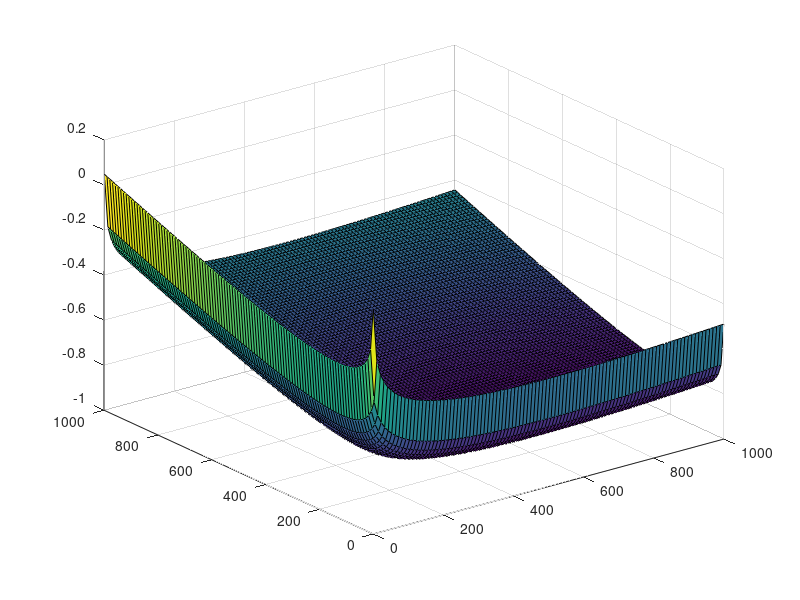

MATLAB code for this plot:
clear
% Beute / Hasen
a1 = 0.1; % Geburtenrate: Verdopplung der Population in 20 Wochen
b1 = 0.02; % Sterberate: 2% der Hasen sterben an natürlichen Ursachen
c1 = 0.0006; % Fressrate

% Räuber / Füchse
a2 = 0.0002; % Geburtenrate
b2 = 0.1; % Sterberate: Füchse verlieren pro Woche 10% Biomasse

x1 = linspace(1,1000,100);           % x-scaling
x2 = linspace(1,1000,100);           % y-scaling

[X1,X2] = meshgrid(x1,x2);
% V = (exp(X1)./X1).*(exp(X2)./X2);
% V = (exp(a2.*X1)./(X1.^b2)).*(exp(c1.*X2)./(X2.^(a1 - b1)));
V = -(a1 - b1)*log(X2) - b2*log(X1) + c1.*X2 + a2.*X1;
surf(X1,X2,V)

